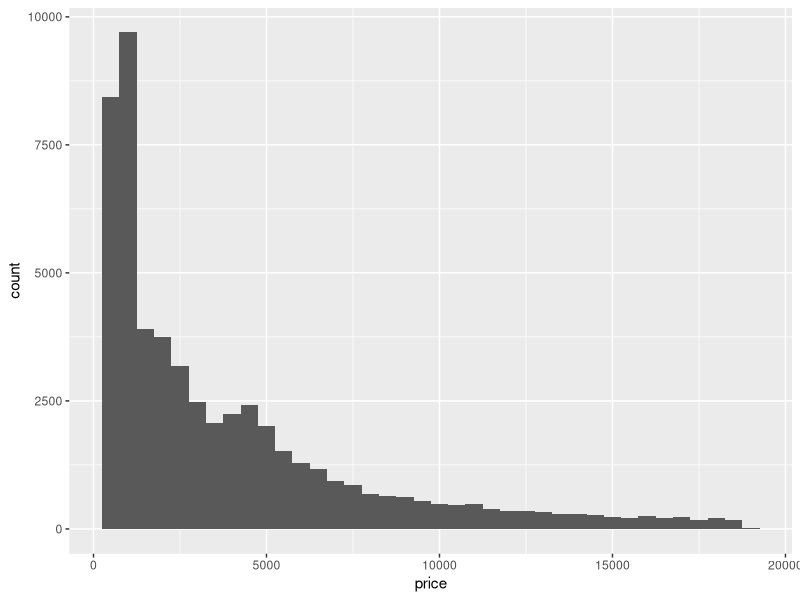
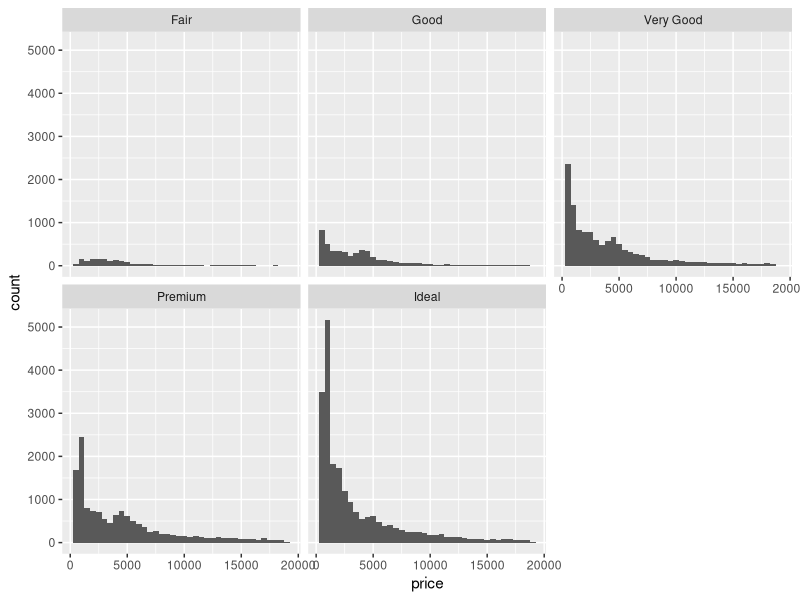
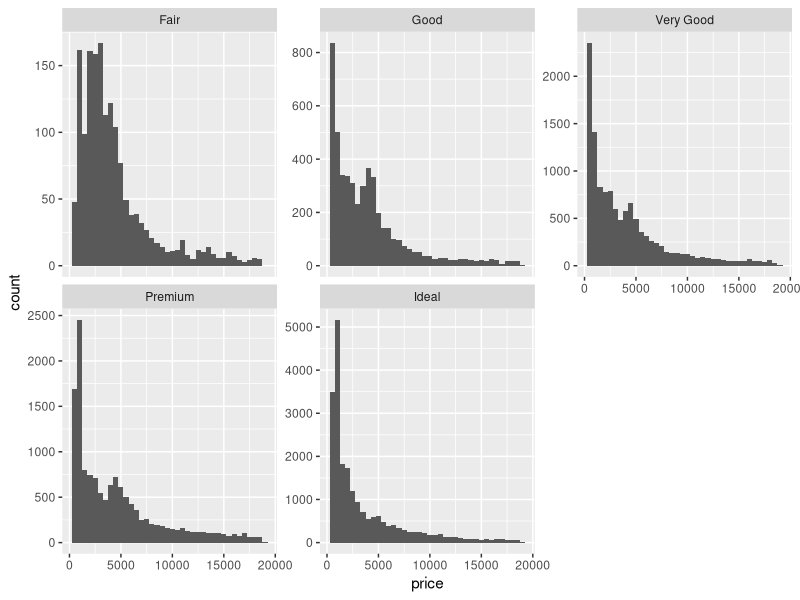
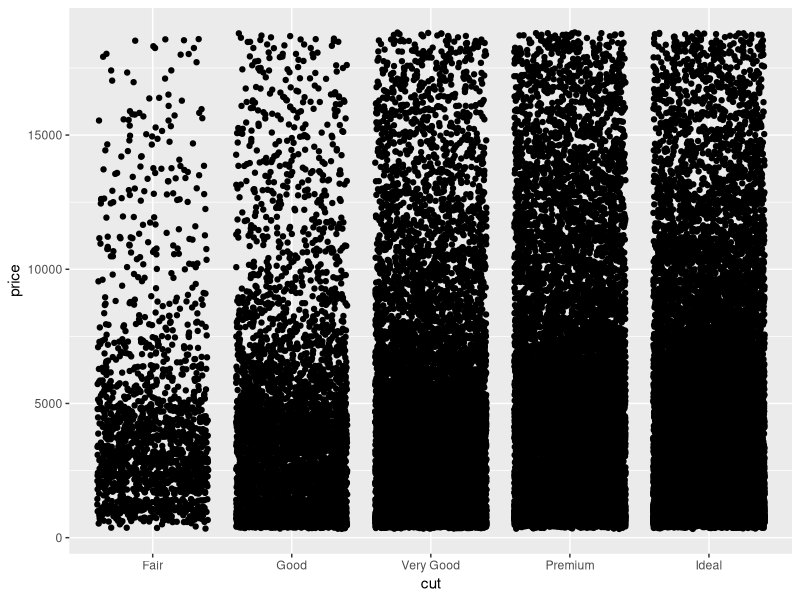
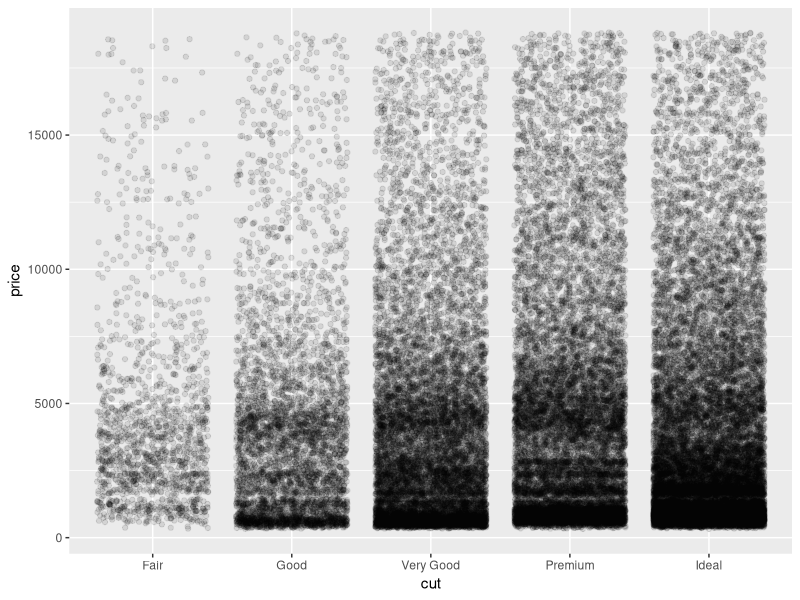
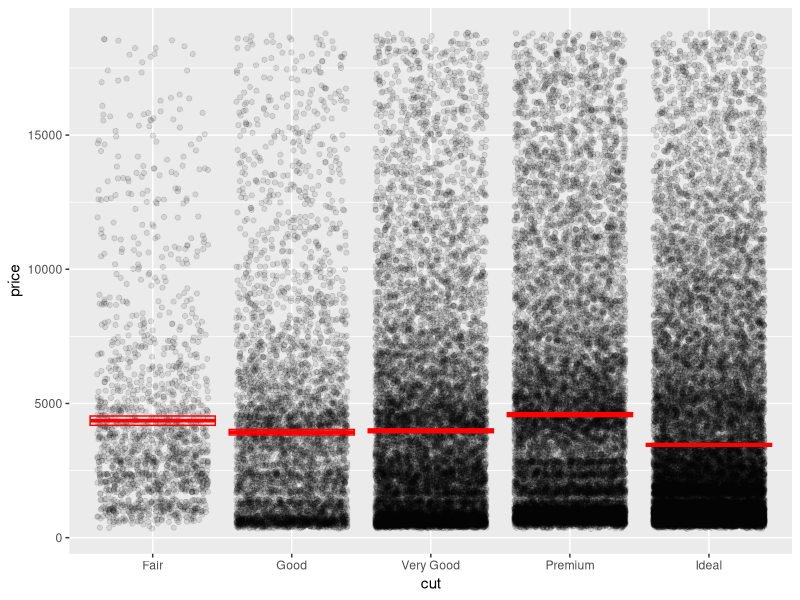
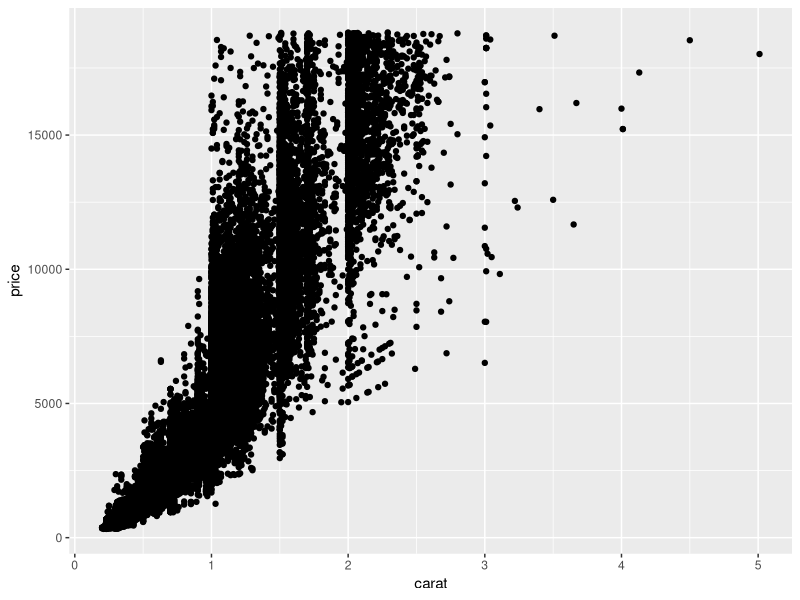
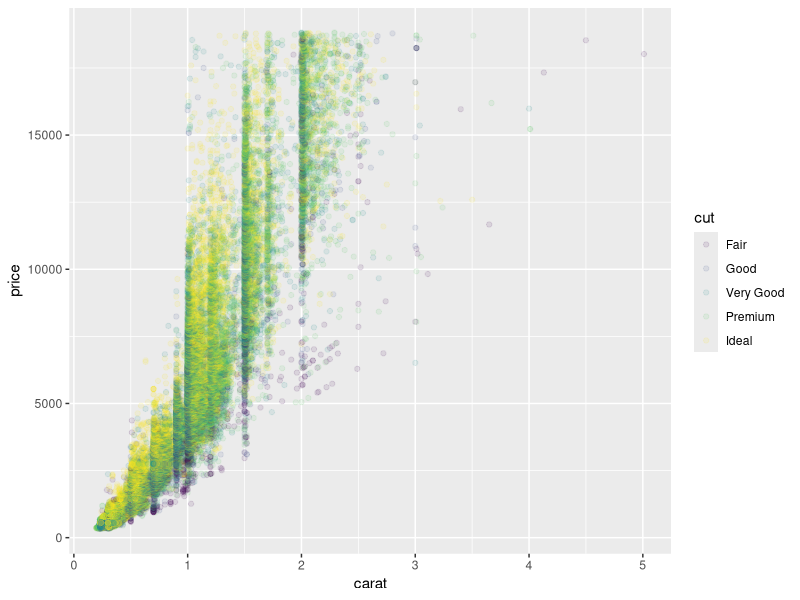

Here is the R script that generated these plots, in order:
## ---- chunk 1
library(tidyverse)    # load the tidyverse package
## ---- chunk 2
rename(diamonds, length = x, width = y, height = z)
## ---- chunk 3
# select the variables of interest
d2 <- select(diamonds, carat, price)
d2
## ---- chunk 4
# example of creating price per carat (ppc)
mutate(d2, ppc = price / carat)
## ---- chunk 5
mutate(diamonds, price = price * 1.27)
## ---- chunk 6
summarize(diamonds, mean_carat = mean(carat))
## ---- chunk 7
summarize(diamonds, sampl_size = n())
## ---- chunk 8
summarize(diamonds, q1 = quantile(carat, probs = 0.25))
## ---- chunk 9
summarize(
  diamonds, 
  sem = sd(price) / sqrt(n())
)
## ---- chunk 10
summarize(
  diamonds, 
  mean_p = mean(price),
  sd_p = sd(price),
  sampl_size = n(),
  sem = sd_p / sqrt(sampl_size),
  ci_upper_limit = mean_p + 1.96 * sem,
  ci_lower_limit = mean_p - 1.96 * sem
)
## ---- chunk 11
diamonds_grouped <- group_by(diamonds, cut)
diamonds_grouped
## ---- chunk 12
summarize(diamonds_grouped, mean_price = mean(price))
## ---- chunk 13
diamonds %>% 
  group_by(cut) %>% 
  summarize(n = n())
## ---- chunk 14
count(diamonds, cut)
## ---- chunk 15
distinct(diamonds, cut, clarity)
## ---- chunk 16
distinct(diamonds, cut)
## ---- chunk 17
ggplot(data = diamonds) +
  geom_histogram(mapping = aes(x = price), binwidth = 500)
## ---- chunk 18
ggplot(data = diamonds) +
  geom_histogram(mapping = aes(x = price), binwidth = 500) +
  facet_wrap(~ cut)
## ---- chunk 19
ggplot(data = diamonds) +
  geom_histogram(mapping = aes(x = price), binwidth = 500) +
  facet_wrap(~ cut, scales = "free_y")
## ---- chunk 20
ggplot(data = diamonds) +
  geom_jitter(mapping = aes(x = cut, y = price))
## ---- chunk 21
ggplot(data = diamonds) +
  geom_jitter(mapping = aes(x = cut, y = price), alpha = .1)
## ---- chunk 22
price_summary <-
  summarize(
    diamonds_grouped, 
    mean_price = mean(price),
    sem = sd(price) / sqrt(n()),
    ci_upper_limit = mean_price + 1.96 * sem,
    ci_lower_limit = mean_price - 1.96 * sem
  )
price_summary
## ---- chunk 23
ggplot(data = diamonds) +
  geom_jitter(mapping = aes(x = cut, y = price), alpha = .1) +
  geom_crossbar(
    data = price_summary, 
    mapping = aes(x = cut, y = mean_price, ymax = ci_upper_limit, 
                  ymin = ci_lower_limit),
    color = "red"
  )
## ---- chunk 24
ggplot(data = diamonds) +
  geom_point(mapping = aes(x = carat, y = price))
## ---- chunk 25
ggplot(data = diamonds) +
  geom_point(mapping = aes(x = carat, y = price, color = cut), alpha = 0.1)
## ---- chunk 26
iris <- as_tibble(iris) # so it prints a little nicer
